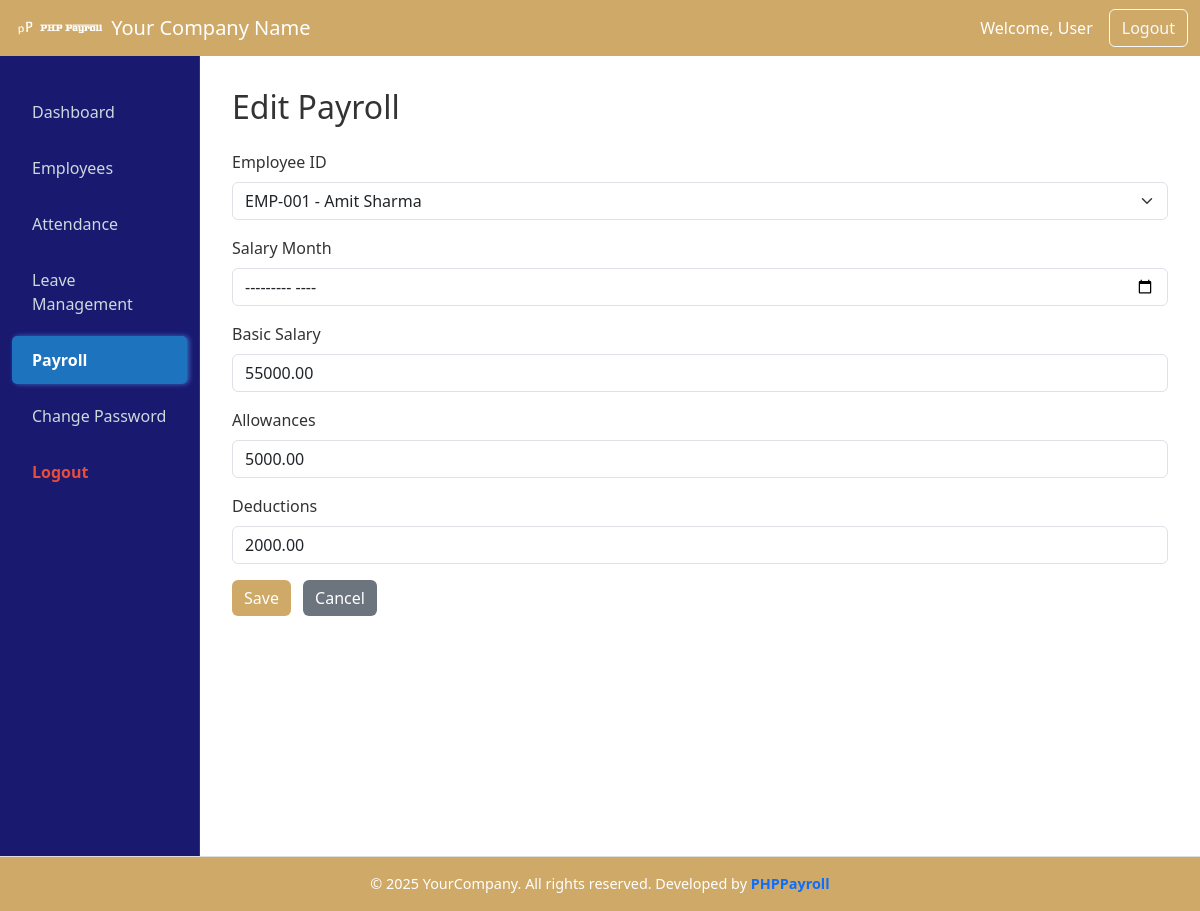
Page /payroll.php?a=edit&id=1 (signed in) on the committed database.
### tables this page shows
CREATE TABLE `phppayroll_payroll` (
  `id` int(11) NOT NULL,
  `employee_id` int(11) NOT NULL,
  `salary_month` varchar(20) DEFAULT NULL,
  `basic_salary` decimal(10,2) DEFAULT NULL,
  `allowances` decimal(10,2) DEFAULT 0.00,
  `deductions` decimal(10,2) DEFAULT 0.00,
  `net_salary` decimal(10,2) DEFAULT NULL,
  `generated_at` timestamp NOT NULL DEFAULT current_timestamp()
);

CREATE TABLE `phppayroll_employees` (
  `id` int(11) NOT NULL,
  `user_id` int(11) DEFAULT NULL,
  `employee_code` varchar(50) DEFAULT NULL,
  `first_name` varchar(100) DEFAULT NULL,
  `last_name` varchar(100) DEFAULT NULL,
  `phone` varchar(20) DEFAULT NULL,
  `department` varchar(200) DEFAULT NULL,
  `designation` varchar(100) DEFAULT NULL,
  `date_of_joining` date DEFAULT NULL,
  `salary` decimal(10,2) DEFAULT NULL,
  `status` tinyint(1) DEFAULT 1,
  `created_at` timestamp NOT NULL DEFAULT current_timestamp()
);

### app/core/Controller.php (called while the page is built, shortened)
<?php
class Controller
{
    protected function view(string $path, array $data = [])
    {
        extract($data);
        require __DIR__ . '/../views/' . $path . '.php';
    }
}

### app/controllers/PayrollController.php (called while the page is built, shortened)
<?php
require_once __DIR__ . '/../core/Controller.php';
require_once __DIR__ . '/../models/Payroll.php';
require_once __DIR__ . '/../models/Employee.php';
class PayrollController extends Controller
{
    protected $payroll;
    protected $employee;
    public function __construct($conn)
    {
        $this->payroll  = new Payroll($conn);
        $this->employee = new Employee($conn);
    }
    public function edit()
    {
        $id = $_GET['id'] ?? 0;
        $payroll = $this->payroll->find($id);
        $employees = $this->employee->allActive();
        $errorMsg   = $_SESSION['edit_payroll_error'] ?? '';
        $successMsg = $_SESSION['edit_payroll_success'] ?? '';
        $this->view('payroll/edit', [
            'payroll'    => $payroll,
            'employees'  => $employees,
            'errorMsg'   => $errorMsg,
            'successMsg' => $successMsg
        ]);
    }
}

### public/payroll.php (called while the page is built, shortened)
<?php
require_once __DIR__ . '/../app/config/database.php';
require_once __DIR__ . '/../app/controllers/PayrollController.php';
$action = $_GET['a'] ?? 'index';
$controller = new PayrollController($conn);
$controller->$action();

### app/models/Employee.php (called while the page is built, shortened)
<?php
class Employee
{
    protected $conn;
    public function __construct($conn)
    {
        $this->conn = $conn;
    }
public function allActive()
{
    $sql = "SELECT id, employee_code, first_name, last_name
            FROM phppayroll_employees
            WHERE status = 1
            ORDER BY first_name ASC";
    $result = $this->conn->query($sql);
    return $result ? $result->fetch_all(MYSQLI_ASSOC) : [];
}
}

### app/models/Payroll.php (called while the page is built, shortened)
<?php
class Payroll
{
    protected $conn;
    protected $table = 'phppayroll_payroll';
    public function __construct($conn)
    {
        $this->conn = $conn;
    }
    public function find($id)
    {
        $stmt = $this->conn->prepare(
            "SELECT * FROM {$this->table} WHERE id = ?"
        );
        $stmt->bind_param('i', $id);
        $stmt->execute();
        return $stmt->get_result()->fetch_assoc();
    }
}

### app/views/payroll/edit.php (the view, shortened to what this page needs)
<?php include __DIR__ . '/../../includes/header.php'; ?>
<div class="container-fluid">
  <div class="row">
    <?php include __DIR__ . '/../../includes/left.php'; ?>
    <main class="col-md-10 ms-sm-auto content-area">
      <h2 class="mb-4">Edit Payroll</h2>
      <form method="POST" action="payroll.php?a=update">
        <div class="mb-3">
          <label class="form-label">Employee ID</label>
          <select name="employee_id" class="form-select" required>
  <?php foreach ($employees as $emp): ?>
    <option value="<?= $emp['id'] ?>"
      <?= $emp['id'] == $payroll['employee_id'] ? 'selected' : '' ?>>
      <?= $emp['employee_code'] ?> - <?= $emp['first_name'] ?> <?= $emp['last_name'] ?>
    </option>
  <?php endforeach; ?>
</select>
        </div>
        <div class="mb-3">
          <label class="form-label">Salary Month</label>
          <input type="month" name="salary_month" class="form-control"
                 value="<?= $payroll['salary_month'] ?>" required>
        </div>
        <div class="mb-3">
          <label class="form-label">Basic Salary</label>
          <input type="number" step="0.01" name="basic_salary" class="form-control"
                 value="<?= $payroll['basic_salary'] ?>" required>
        </div>
        <div class="mb-3">
          <label class="form-label">Allowances</label>
          <input type="number" step="0.01" name="allowances" class="form-control"
                 value="<?= $payroll['allowances'] ?>">
        </div>
        <div class="mb-3">
          <label class="form-label">Deductions</label>
          <input type="number" step="0.01" name="deductions" class="form-control"
                 value="<?= $payroll['deductions'] ?>">
        </div>
        <button class="btn btn-primary">Save</button>
        <a href="payroll.php?a=index" class="btn btn-secondary ms-2">Cancel</a>
      </form>
    </main>
  </div>
</div>
<?php include __DIR__ . '/../../includes/footer.php'; ?>

### public/css/login.css (style rules this page uses)
body, html { height: 100%; margin: 0; display: flex; flex-direction: column; font-family: 'Segoe UI', Tahoma, Geneva, Verdana, sans-serif; background-color: #f0f2f5; color: #333; }
main.content-area { padding: 2rem; flex-grow: 1; background-color: #fff; min-height: 100vh; }
.btn-primary { background-color: #cfa968; color: #fff; border: none; transition: background-color 0.3s ease; }
.btn-secondary { background-color: #6c757d; color: #fff; border: none; transition: background-color 0.3s ease; }

### rows in the picture
phppayroll_payroll: employee_id "EMP-001 - Amit Sharma", basic_salary "55000.00", allowances "5000.00", deductions "2000.00"

### other values in the picture
company_name "Your Company Name"
$adminName "User"
